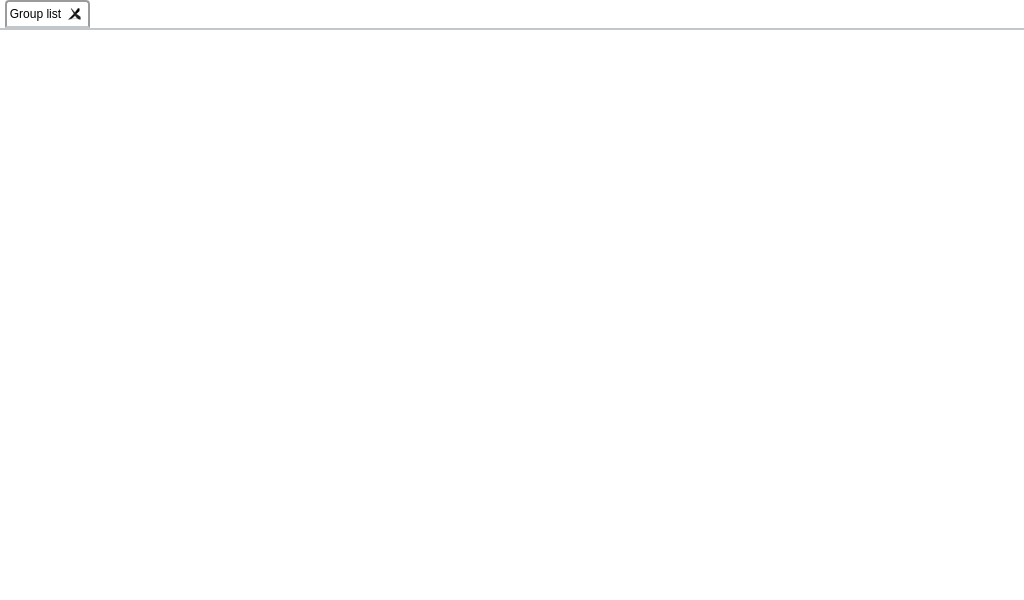
<?xml version="1.0" encoding="UTF-8"?>
<ui version="4.0">
 <class>MainWidget</class>
 <widget class="QWidget" name="MainWidget">
  <property name="geometry">
   <rect>
    <x>0</x>
    <y>0</y>
    <width>1024</width>
    <height>600</height>
   </rect>
  </property>
  <property name="sizePolicy">
   <sizepolicy hsizetype="Fixed" vsizetype="Fixed">
    <horstretch>0</horstretch>
    <verstretch>0</verstretch>
   </sizepolicy>
  </property>
  <property name="minimumSize">
   <size>
    <width>1024</width>
    <height>600</height>
   </size>
  </property>
  <property name="maximumSize">
   <size>
    <width>1024</width>
    <height>600</height>
   </size>
  </property>
  <property name="windowTitle">
   <string>Form</string>
  </property>
  <property name="styleSheet">
   <string notr="true">background:white</string>
  </property>
  <layout class="QGridLayout" name="gridLayout_3">
   <property name="margin">
    <number>0</number>
   </property>
   <item row="0" column="0">
    <widget class="QTabWidget" name="tabWidget">
     <property name="styleSheet">
      <string notr="true"> QTabWidget::pane { /* The tab widget frame */
     border-top: 2px solid #C2C7CB;
 }

 QTabWidget::tab-bar {
     left: 5px; /* move to the right by 5px */
 }

QTabWidget {
	border: none
}

 /* Style the tab using the tab sub-control. Note that
     it reads QTabBar _not_ QTabWidget */
 QTabBar::tab {
     background: qlineargradient(x1: 0, y1: 0, x2: 0, y2: 1,
                                 stop: 0 #E1E1E1, stop: 0.4 #DDDDDD,
                                 stop: 0.5 #D8D8D8, stop: 1.0 #D3D3D3);
     border: 2px solid #C4C4C3;
     border-bottom-color: #C2C7CB; /* same as the pane color */
     border-top-left-radius: 4px;
     border-top-right-radius: 4px;
     min-width: 8ex;
     padding: 2px;
 }

 QTabBar::tab:selected, QTabBar::tab:hover {
     background: qlineargradient(x1: 0, y1: 0, x2: 0, y2: 1,
                                 stop: 0 #fafafa, stop: 0.4 #f4f4f4,
                                 stop: 0.5 #e7e7e7, stop: 1.0 #fafafa);
 }

 QTabBar::tab:selected {
     border-color: #9B9B9B;
     border-bottom-color: #C2C7CB; /* same as pane color */
 }

 QTabBar::tab:!selected {
     margin-top: 2px; /* make non-selected tabs look smaller */
 }

 /* make use of negative margins for overlapping tabs */
 QTabBar::tab:selected {
     /* expand/overlap to the left and right by 4px */
     margin-left: -4px;
     margin-right: -4px;
 }

 QTabBar::tab:first:selected {
     margin-left: 0; /* the first selected tab has nothing to overlap with on the left */
 }

 QTabBar::tab:last:selected {
     margin-right: 0; /* the last selected tab has nothing to overlap with on the right */
 }

 QTabBar::tab:only-one {
     margin: 0; /* if there is only one tab, we don't want overlapping margins */
 }


</string>
     </property>
     <property name="tabShape">
      <enum>QTabWidget::Rounded</enum>
     </property>
     <property name="currentIndex">
      <number>0</number>
     </property>
     <property name="usesScrollButtons">
      <bool>false</bool>
     </property>
     <property name="documentMode">
      <bool>false</bool>
     </property>
     <property name="tabsClosable">
      <bool>true</bool>
     </property>
     <widget class="QWidget" name="tab">
      <attribute name="title">
       <string>Group list</string>
      </attribute>
      <layout class="QGridLayout" name="gridLayout">
       <property name="margin">
        <number>0</number>
       </property>
       <item row="1" column="0">
        <widget class="GroupWidget" name="groupWidget" native="true">
         <property name="styleSheet">
          <string notr="true">border: none</string>
         </property>
        </widget>
       </item>
      </layout>
     </widget>
    </widget>
   </item>
  </layout>
 </widget>
 <customwidgets>
  <customwidget>
   <class>GroupWidget</class>
   <extends>QWidget</extends>
   <header>groupwidget.h</header>
   <container>1</container>
  </customwidget>
 </customwidgets>
 <resources/>
 <connections/>
</ui>
